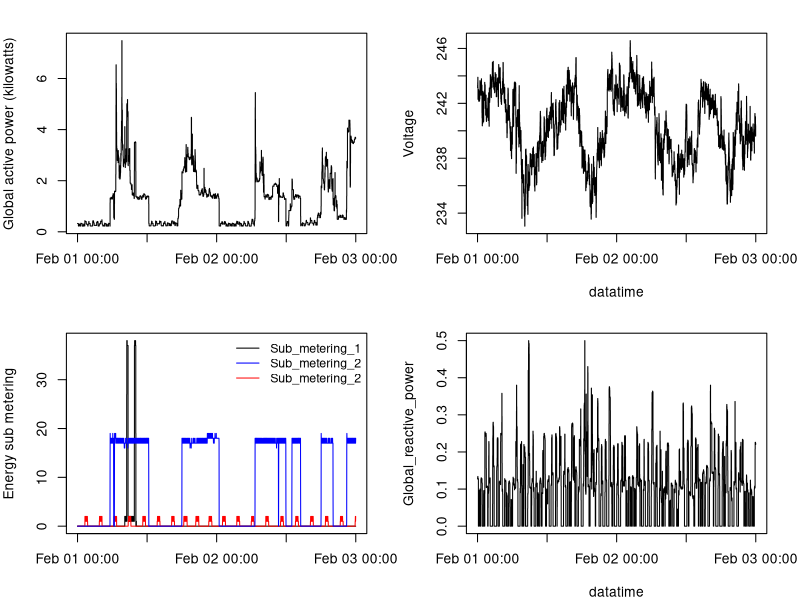

This chart was generated by the following R code:
hpc <- read.csv("./data/hpc.csv")
hpc$DateTime <- strptime(hpc$DateTime, "%Y-%m-%d %H:%M:%S")

attach(hpc)
hpc <- hpc[order(DateTime),]
detach(hpc)

Sys.setlocale("LC_TIME", "C")

png("plot4.png", width = 480, height = 480)
par(mar = c(4,4,2,2))
par(mfrow = c(2, 2))

# Plot 1
plot(hpc$DateTime, hpc$Global_active_power,
     type = "s",
     xlab="", ylab="Global active power (kilowatts)",
     main = "")

# Plot 2
plot(hpc$DateTime, hpc$Voltage,
     type = "s",
     xlab="datatime", ylab="Voltage",
     main = "")

# Plot 3
plot(hpc$DateTime, hpc$Sub_metering_1,
     type = "s",
     xlab="", ylab="Energy sub metering",
     main = "")

lines(hpc$DateTime, hpc$Sub_metering_2, col = "red")
lines(hpc$DateTime, hpc$Sub_metering_3, col = "blue")

legend("topright",
       legend = c("Sub_metering_1","Sub_metering_2","Sub_metering_2"),
       lty=c(1,1,1), cex=0.9, bty = "n",
       col=c("black", "blue","red"))

# Plot 4
plot(hpc$DateTime, hpc$Global_reactive_power,
     type = "s",
     xlab="datatime", ylab="Global_reactive_power",
     main = "")

dev.off()